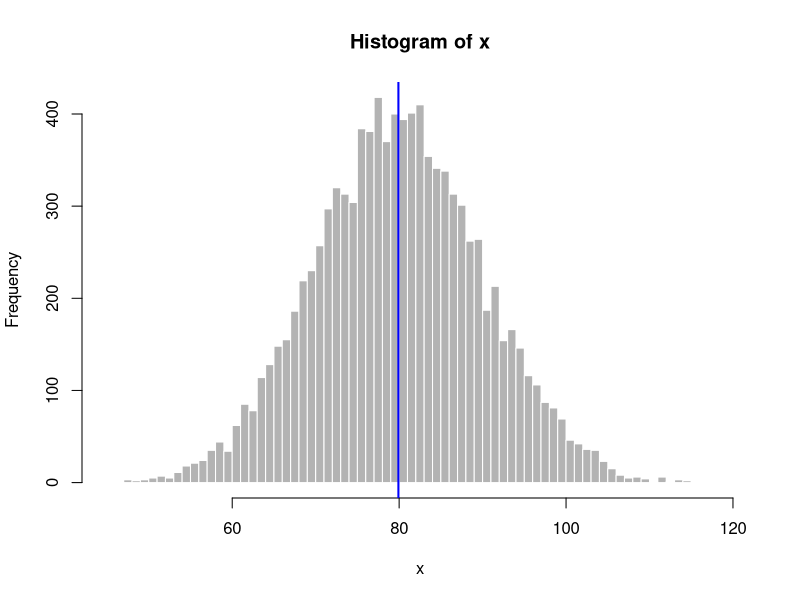

This chart was generated by the following R code:
## ---- chunk 1
  set.seed(20140811)
  x <- rnorm(10000, mean=80, sd =10)
  hist(x,breaks =100, border = "white", col = gray(0.7))
  abline( v = mean(x), col ="blue", lwd = 2)

